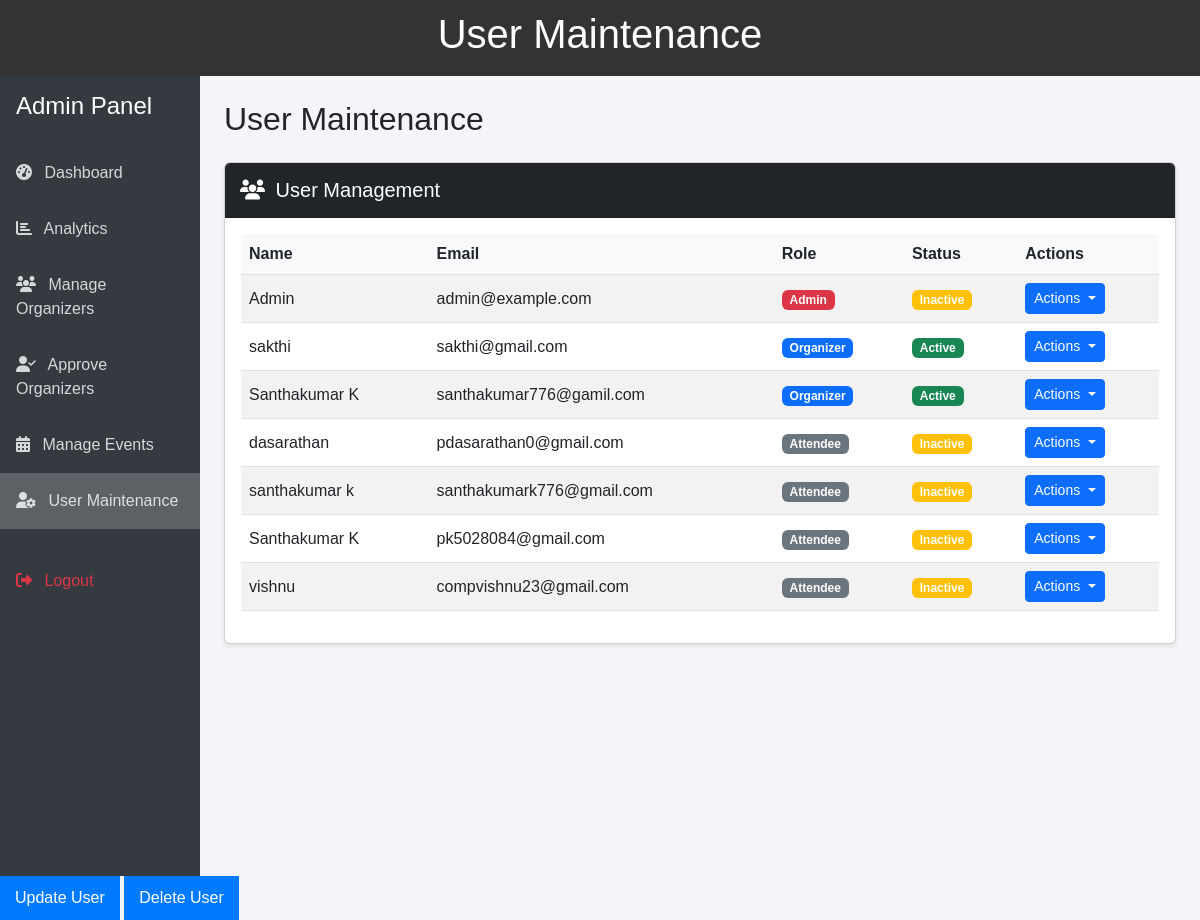
Screenshot of /admin/user_maintenance.php (signed in) with the database file from the repository.
### tables this page shows
CREATE TABLE `users` (
  `user_id` int(11) NOT NULL,
  `name` varchar(100) NOT NULL,
  `email` varchar(100) NOT NULL,
  `password` varchar(255) NOT NULL,
  `role` enum('admin','organizer','attendee') NOT NULL,
  `is_approved` tinyint(1) DEFAULT 0,
  `profile_completed` tinyint(1) DEFAULT 0,
  `registered_at` datetime DEFAULT current_timestamp(),
  `is_active` tinyint(1) NOT NULL DEFAULT 0
);

### admin/user_maintenance.php (the view, shortened to what this page needs)
<?php
include '../includes/db.php';
$stmt = $pdo->query("SELECT *, COALESCE(is_active, 0) as is_active FROM users ORDER BY role, name");
$users = $stmt->fetchAll();
?>
<!DOCTYPE html>
<html lang="en">
<head>
    <link href="https://cdn.jsdelivr.net/npm/bootstrap@5.3.0/dist/css/bootstrap.min.css" rel="stylesheet">
    <link rel="stylesheet" href="https://cdnjs.cloudflare.com/ajax/libs/font-awesome/6.4.0/css/all.min.css">
    <link rel="stylesheet" href="assets/css/admin.css">
</head>
<body>
    <header>
        <h1>User Maintenance</h1>
    </header>
    <div class="container-fluid">
        <div class="row">
            <div class="col-md-3 col-lg-2 px-0 sidebar">
                <div class="p-3">
                    <h4 class="text-white">Admin Panel</h4>
                </div>
                <ul class="nav flex-column">
                    <li class="nav-item">
                        <a class="nav-link" href="dashboard.php">
                            <i class="fas fa-tachometer-alt me-2"></i> Dashboard
                        </a>
                    </li>
                    <li class="nav-item">
                        <a class="nav-link" href="analytics.php">
                            <i class="fas fa-chart-bar me-2"></i> Analytics
                        </a>
                    </li>
                    <li class="nav-item">
                        <a class="nav-link" href="manage_organizers.php">
                            <i class="fas fa-users me-2"></i> Manage Organizers
                        </a>
                    </li>
                    <li class="nav-item">
                        <a class="nav-link" href="approve_organizer.php">
                            <i class="fas fa-user-check me-2"></i> Approve Organizers
                        </a>
                    </li>
                    <li class="nav-item">
                        <a class="nav-link" href="manage_events.php">
                            <i class="fas fa-calendar-alt me-2"></i> Manage Events
                        </a>
                    </li>
                    <li class="nav-item">
                        <a class="nav-link active" href="user_maintenance.php">
                            <i class="fas fa-user-cog me-2"></i> User Maintenance
                        </a>
                    </li>
                    <li class="nav-item mt-4">
                        <a class="nav-link text-danger" href="logout.php">
                            <i class="fas fa-sign-out-alt me-2"></i> Logout
                        </a>
                    </li>
                </ul>
            </div>
            <div class="col-md-9 col-lg-10 p-4">
                <h2 class="mb-4">User Maintenance</h2>
                <div class="card">
                    <div class="card-header bg-dark text-white">
                        <h5 class="mb-0"><i class="fas fa-users"></i> User Management</h5>
                    </div>
                    <div class="card-body">
                        <div class="table-responsive">
                            <table class="table table-striped">
                                <thead>
                                    <tr>
                                        <th>Name</th>
                                        <th>Email</th>
                                        <th>Role</th>
                                        <th>Status</th>
                                        <th>Actions</th>
                                    </tr>
                                </thead>
                                <tbody>
                                    <?php foreach ($users as $user): ?>
                                        <tr>
                                            <td><?= htmlspecialchars($user['name']) ?></td>
                                            <td><?= htmlspecialchars($user['email']) ?></td>
                                            <td>
                                                <span class="badge bg-<?= $user['role'] === 'admin' ? 'danger' : ($user['role'] === 'organizer' ? 'primary' : 'secondary') ?>">
                                                    <?= ucfirst($user['role']) ?>
                                                </span>
                                            </td>
                                            <td>
                                                <span class="badge bg-<?= isset($user['is_active']) && $user['is_active'] ? 'success' : 'warning' ?>">
                                                    <?= isset($user['is_active']) && $user['is_active'] ? 'Active' : 'Inactive' ?>
                                                </span>
                                            </td>
                                            <td>
                                                <div class="btn-group">
                                                    <button type="button" class="btn btn-sm btn-primary dropdown-toggle" data-bs-toggle="dropdown">
                                                        Actions
                                                    </button>
                                                </div>
                                            </td>
                                        </tr>
                                    <?php endforeach; ?>
                                </tbody>
                            </table>
                        </div>
                    </div>
                </div>
            </div>
        </div>
    </div>
    <button>Update User</button>
    <button>Delete User</button>
</body>
</html>

### admin/assets/css/admin.css (style rules this page uses)
.card { margin-bottom: 20px; box-shadow: 0 2px 4px rgba(0, 0, 0, 0.1); }
.card-header { padding: 15px; }
.table th { background-color: #f8f9fa; }
.table td { vertical-align: middle; }
.fas { margin-right: 5px; }
body { font-family: Arial, sans-serif; background-color: #f4f4f9; margin: 0; padding: 0; }
header { background-color: #333; color: #fff; padding: 10px 20px; text-align: center; }
button { background-color: #007bff; color: #fff; border: none; padding: 10px 15px; cursor: pointer; }

### admin/user_maintenance.php (style rules this page uses)
.sidebar { min-height: 100vh; background: #343a40; color: white; }
.sidebar .nav-link { color: rgba(255,255,255,.8); padding: 1rem; }
.sidebar .nav-link.active { background: rgba(255,255,255,.2); }

### rows the page displays
users: name "Admin", email "admin@example.com", role "Admin", shows "Inactive"
users: name "sakthi", email "sakthi@gmail.com", role "Organizer", shows "Active"
users: name "Santhakumar K", email "santhakumar776@gamil.com", role "Organizer", shows "Active"
users: name "dasarathan", email "pdasarathan0@gmail.com", role "Attendee", shows "Inactive"
users: name "santhakumar k", email "santhakumark776@gmail.com", role "Attendee", shows "Inactive"
users: name "Santhakumar K", email "pk5028084@gmail.com", role "Attendee", shows "Inactive"
users: name "vishnu", email "compvishnu23@gmail.com", role "Attendee", shows "Inactive"
